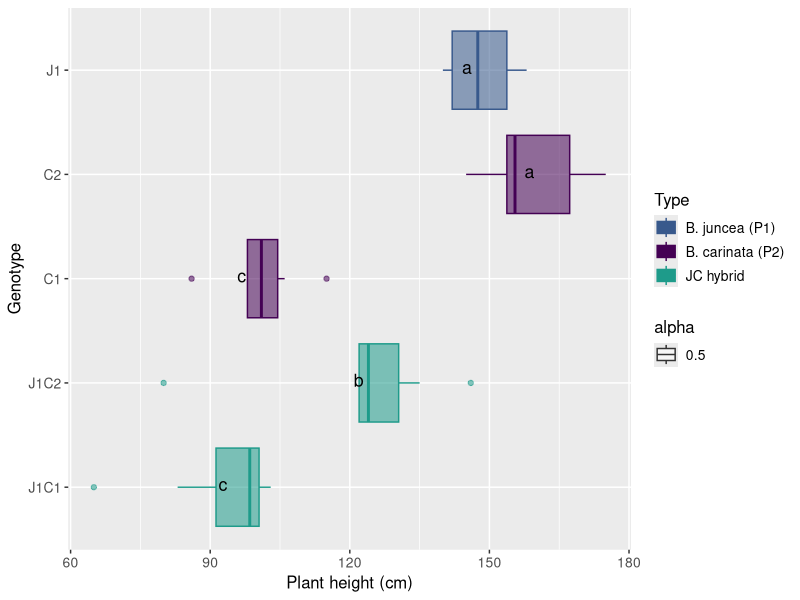

R code for this plot:
# Comparison 3X: plant_height in JC hybrids
#load packages 
install.packages("multcompView")
install.packages("viridis")
# loading the appropriate libraries
library(datasets)
library(dplyr)
library(viridis)
library(viridisLite)
library(tidyverse)
library(dplyr)
library(ggplot2)
library(ggpubr)
library(datasets)
library(multcompView)


# vollständige Rohdatentabelle laden ######
setwd("C:/Users/Helen Behn/Documents/R/EPPN Data Analysis/Final raw data table")
DATA <- read_csv("EPPN raw data complete 220419.csv")

#drop first column
DATA = DATA[,2:37]
View(DATA)

# subsetting
comp_3X <- DATA[DATA$Genotype %in% c("C1", "C2", "J1", "J1C1", "J1C2"), ]
head(comp_3X)
View(comp_3X)

#create column giving generation###############################################
comp_3X <- comp_3X %>%
  mutate(Type = case_when(
    Genotype == "J1" ~ "B. juncea (P1)",
    Genotype == "C1" ~ "B. carinata (P2)",
    Genotype == "C2" ~ "B. carinata (P2)",
    Genotype == "J1C1" ~ "JC hybrid",
    Genotype == "J1C2" ~ "JC hybrid"))
view(comp_3X)


# Boxplot with CLD nach Rosane Rech##########################################################
rm(anova)
rm(tukey)
rm(cld)
rm(Tk)
rm(ANOVA_Tukey_3X)

# analysis of variance
anova <- aov(plant_height ~ Genotype, data = comp_3X)
summary(anova)

# Tukey's test
tukey <- TukeyHSD(anova)
print(tukey)

# compact letter display
cld <- multcompLetters4(anova, tukey)
print(cld)

# table with factors and 3rd quantile
Tk <- group_by(comp_3X, Genotype) %>%
  summarise(mean = round(mean(plant_height, na.rm = TRUE), digits = 1), quant = round(quantile(plant_height, probs = 0.75, na.rm = TRUE), digits = 1)) %>%
  arrange(desc(mean)) #WICHTIG: arrange(desc(mean)) muss hier rein!!!

# extracting the compact letter display and adding to the Tk table
cld <- as.data.frame.list(cld$Genotype)
Tk$cld <- cld$Letters

#create column giving generation###############################################
ANOVA_Tukey_3X <- Tk %>%
  mutate(Type = case_when(
    Genotype == "J1" ~ "B. juncea (P1)",
    Genotype == "C1" ~ "B. carinata (P2)",
    Genotype == "C2" ~ "B. carinata (P2)",
    Genotype == "J1C1" ~ "JC hybrid",
    Genotype == "J1C2" ~ "JC hybrid"))
view(ANOVA_Tukey_3X)

# Reorder factor levels in comp_3 and ANOVA_Tukey_3
comp_3Xord <- comp_3X                             
comp_3Xord$Genotype <- factor(comp_3Xord$Genotype,     
                             levels = c("J1C1", "J1C2", "C1", "C2", "J1"))

ANOVA_Tukey_3Xord <- ANOVA_Tukey_3X                             
ANOVA_Tukey_3Xord$Genotype <- factor(ANOVA_Tukey_3Xord$Genotype,     
                                    levels = c("J1C1", "J1C2", "C1", "C2", "J1"))

# boxplot plant_height##############################################################
#ohne facet_wrap ###############
#boxplot ## plant_height ###
ggplot(comp_3Xord, aes(Genotype, plant_height, fill = Type, color = Type, alpha = 0.5)) + 
  geom_boxplot() +
  labs(x="Genotype", y="Plant height (cm)") +
  geom_text(data = ANOVA_Tukey_3Xord, aes(x = Genotype, y = quant, label = cld), color = "black", size = 4.5, vjust = 0.3, hjust = 4.5, alpha = 1) +
  coord_flip() +
  theme(axis.title = element_text(size = 16),
        legend.text = element_text(size = 10),
        legend.title = element_text(size = 12),
        axis.title.x = element_text(size = 12),
        axis.title.y = element_text(size = 12),
        axis.text.x = element_text(size = 10),
        axis.text.y = element_text(size = 10)) +
  scale_color_manual(aesthetics = c("colour", "fill"), values = c("#38598CFF", "#440154FF", "#1E9B8AFF"), 
                     breaks = c("B. juncea (P1)", "B. carinata (P2)", "JC hybrid"),
                     labels = c("B. juncea (P1)", "B. carinata (P2)", "JC hybrid")) 
